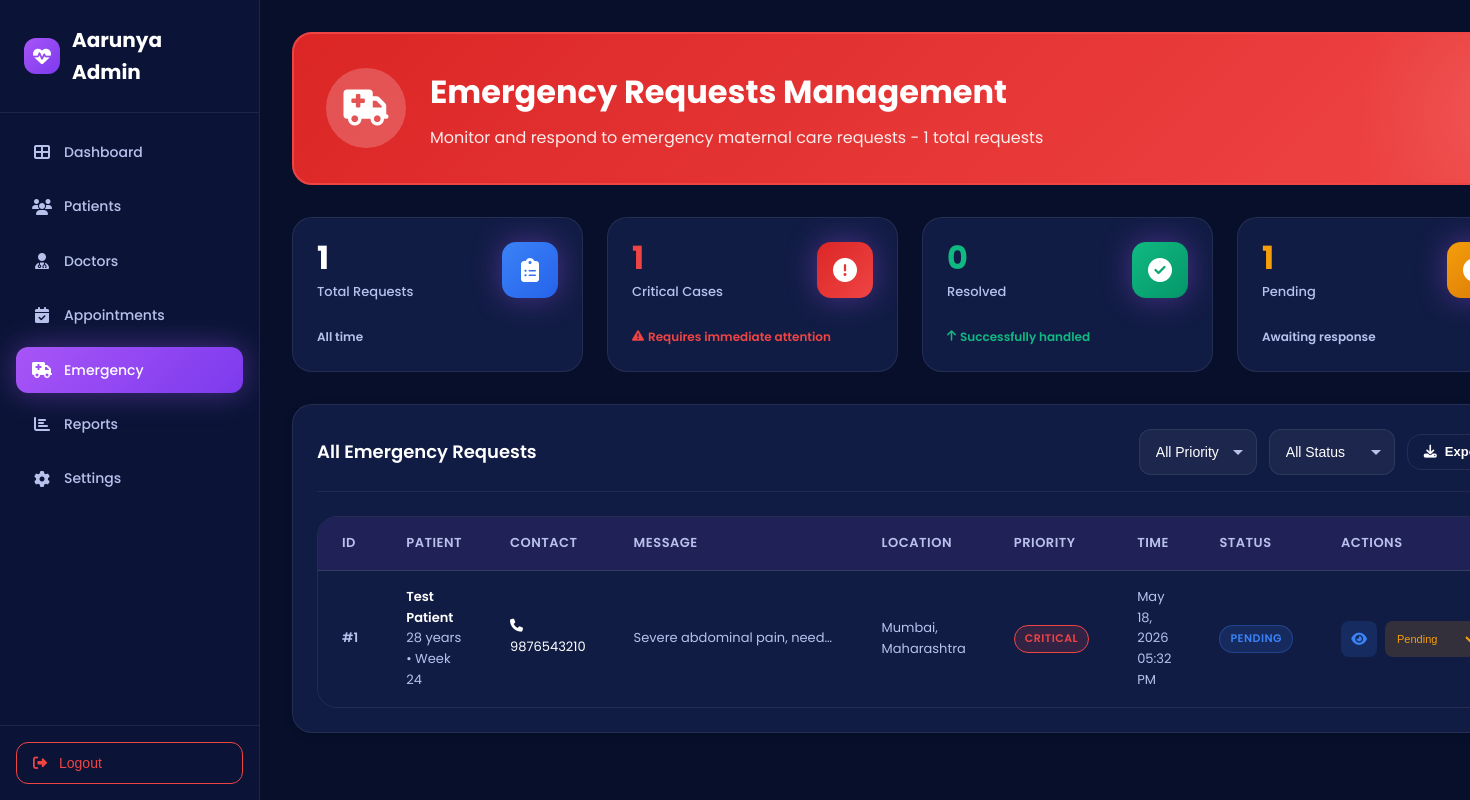
The app's page /admin/pages/emergency-new.php (signed in) with its own data.
### tables this page shows
CREATE TABLE emergency_requests (
    id INT AUTO_INCREMENT PRIMARY KEY,
    user_id INT NOT NULL,
    message TEXT,
    location VARCHAR(255),
    phone VARCHAR(20),
    status VARCHAR(50) DEFAULT 'pending',
    priority VARCHAR(20) DEFAULT 'high',
    resolved_by INT,
    resolved_at TIMESTAMP NULL,
    created_at TIMESTAMP DEFAULT CURRENT_TIMESTAMP,
    updated_at TIMESTAMP DEFAULT CURRENT_TIMESTAMP ON UPDATE CURRENT_TIMESTAMP,
    FOREIGN KEY (user_id) REFERENCES users(id) ON DELETE CASCADE,
    FOREIGN KEY (resolved_by) REFERENCES admins(id) ON DELETE SET NULL,
    INDEX idx_user (user_id),
    INDEX idx_status (status),
    INDEX idx_priority (priority)
);

CREATE TABLE users (
    id INT AUTO_INCREMENT PRIMARY KEY,
    name VARCHAR(255) NOT NULL,
    email VARCHAR(255) UNIQUE NOT NULL,
    password VARCHAR(255) NOT NULL,
    phone VARCHAR(20),
    age INT,
    lmp_date DATE DEFAULT NULL COMMENT 'Last Menstrual Period date',
    pregnancy_week INT,
    due_date DATE,
    profile_photo VARCHAR(255) DEFAULT NULL,
    status VARCHAR(20) DEFAULT 'active',
    created_at TIMESTAMP DEFAULT CURRENT_TIMESTAMP,
    updated_at TIMESTAMP DEFAULT CURRENT_TIMESTAMP ON UPDATE CURRENT_TIMESTAMP,
    INDEX idx_email (email),
    INDEX idx_status (status),
    INDEX idx_phone (phone)
);

### admin/pages/emergency-new.php (the view, shortened to what this page needs)
<?php
require_once '../includes/db.php';
$totalRequests = $pdo->query("SELECT COUNT(*) FROM emergency_requests")->fetchColumn();
$criticalRequests = $pdo->query("SELECT COUNT(*) FROM emergency_requests WHERE priority = 'high' AND status != 'resolved'")->fetchColumn();
$resolvedRequests = $pdo->query("SELECT COUNT(*) FROM emergency_requests WHERE status = 'resolved'")->fetchColumn();
$pendingRequests = $pdo->query("SELECT COUNT(*) FROM emergency_requests WHERE status = 'pending'")->fetchColumn();
$query = "SELECT e.*, u.name as user_name, u.email, u.age, u.pregnancy_week, u.phone as user_phone
          FROM emergency_requests e
          JOIN users u ON e.user_id = u.id";
$params = [];
$query .= " ORDER BY e.priority DESC, e.created_at DESC";
$stmt = $pdo->prepare($query);
$stmt->execute($params);
$requests = $stmt->fetchAll();
?>
<!DOCTYPE html>
<html lang="en">
<head>
    <link rel="stylesheet" href="../assets/css/healthcare-admin.css">
    <link rel="stylesheet" href="https://cdnjs.cloudflare.com/ajax/libs/font-awesome/6.4.0/css/all.min.css">
</head>
<body>
    <div class="admin-layout">
        <aside class="admin-sidebar">
            <div class="sidebar-header">
                <div class="sidebar-logo">
                    <i class="fas fa-heartbeat"></i>
                    <span>Aarunya Admin</span>
                </div>
            </div>
            <nav class="sidebar-nav">
                <a href="dashboard.php" class="nav-item">
                    <i class="fas fa-th-large"></i>
                    <span>Dashboard</span>
                </a>
                <a href="users.php" class="nav-item">
                    <i class="fas fa-users"></i>
                    <span>Patients</span>
                </a>
                <a href="doctors.php" class="nav-item">
                    <i class="fas fa-user-md"></i>
                    <span>Doctors</span>
                </a>
                <a href="appointments.php" class="nav-item">
                    <i class="fas fa-calendar-check"></i>
                    <span>Appointments</span>
                </a>
                <a href="emergency.php" class="nav-item active">
                    <i class="fas fa-ambulance"></i>
                    <span>Emergency</span>
                </a>
                <a href="reports.php" class="nav-item">
                    <i class="fas fa-chart-bar"></i>
                    <span>Reports</span>
                </a>
                <a href="settings.php" class="nav-item">
                    <i class="fas fa-cog"></i>
                    <span>Settings</span>
                </a>
            </nav>
            <div class="sidebar-footer">
                <button onclick="window.location.href='../logout.php'" class="logout-btn">
                    <i class="fas fa-sign-out-alt"></i>
                    <span>Logout</span>
                </button>
            </div>
        </aside>
        <main class="admin-main">
            <div class="emergency-header">
                <div class="emergency-header-content">
                    <div class="emergency-icon">
                        <i class="fas fa-ambulance"></i>
                    </div>
                    <div class="emergency-text">
                        <h2>Emergency Requests Management</h2>
                        <p>Monitor and respond to emergency maternal care requests - <?php echo $totalRequests; ?> total requests</p>
                    </div>
                </div>
            </div>
            <div class="stats-grid">
                <div class="stat-card">
                    <div class="stat-header">
                        <div>
                            <div class="stat-value"><?php echo $totalRequests; ?></div>
                            <div class="stat-label">Total Requests</div>
                        </div>
                        <div class="stat-icon" style="background: linear-gradient(135deg, #3B82F6, #2563EB);">
                            <i class="fas fa-clipboard-list"></i>
                        </div>
                    </div>
                    <div class="stat-trend">
                        <span style="color: var(--text-secondary);">All time</span>
                    </div>
                </div>
                <div class="stat-card">
                    <div class="stat-header">
                        <div>
                            <div class="stat-value" style="color: var(--danger);"><?php echo $criticalRequests; ?></div>
                            <div class="stat-label">Critical Cases</div>
                        </div>
                        <div class="stat-icon" style="background: linear-gradient(135deg, #DC2626, #EF4444);">
                            <i class="fas fa-exclamation-circle"></i>
                        </div>
                    </div>
                    <div class="stat-trend negative">
                        <i class="fas fa-exclamation-triangle"></i>
                        <span>Requires immediate attention</span>
                    </div>
                </div>
                <div class="stat-card">
                    <div class="stat-header">
                        <div>
                            <div class="stat-value" style="color: var(--success);"><?php echo $resolvedRequests; ?></div>
                            <div class="stat-label">Resolved</div>
                        </div>
                        <div class="stat-icon" style="background: linear-gradient(135deg, #10B981, #059669);">
                            <i class="fas fa-check-circle"></i>
                        </div>
                    </div>
                    <div class="stat-trend positive">
                        <i class="fas fa-arrow-up"></i>
                        <span>Successfully handled</span>
                    </div>
                </div>
                <div class="stat-card">
                    <div class="stat-header">
                        <div>
                            <div class="stat-value" style="color: var(--warning);"><?php echo $pendingRequests; ?></div>
                            <div class="stat-label">Pending</div>
                        </div>
                        <div class="stat-icon" style="background: linear-gradient(135deg, #F59E0B, #D97706);">
                            <i class="fas fa-clock"></i>
                        </div>
                    </div>
                    <div class="stat-trend">
                        <span style="color: var(--text-secondary);">Awaiting response</span>
                    </div>
                </div>
            </div>
            <div class="content-card">
                <div class="card-header">
                    <h2 class="card-title">All Emergency Requests</h2>
                    <div class="card-actions">
                        <select id="priorityFilter" class="form-select" style="width: auto; height: var(--input-height);" onchange="filterRequests()">
                            <option value="">All Priority</option>
                        </select>
                        <select id="statusFilter" class="form-select" style="width: auto; height: var(--input-height);" onchange="filterRequests()">
                            <option value="">All Status</option>
                        </select>
                        <button onclick="exportData('csv')" class="btn btn-secondary btn-sm">
                            <i class="fas fa-download"></i>
                            Export
                        </button>
                    </div>
                </div>
                <?php if (count($requests) > 0): ?>
                <div class="table-container">
                    <table class="data-table">
                        <thead>
                            <tr>
                                <th>ID</th>
                                <th>Patient</th>
                                <th>Contact</th>
                                <th>Message</th>
                                <th>Location</th>
                                <th>Priority</th>
                                <th>Time</th>
                                <th>Status</th>
                                <th>Actions</th>
                            </tr>
                        </thead>
                        <tbody>
                            <?php foreach($requests as $req): ?>
                            <tr>
                                <td style="font-weight: 600; color: var(--text-secondary);">#<?php echo $req['id']; ?></td>
                                <td>
                                    <div>
                                        <div style="font-weight: 600; color: var(--text-primary);">
                                            <?php echo htmlspecialchars($req['user_name']); ?>
                                        </div>
                                        <div style="font-size: 13px; color: var(--text-secondary);">
                                            <?php echo $req['age'] ?? 'N/A'; ?> years
                                            <?php if ($req['pregnancy_week']): ?>
                                                • Week <?php echo $req['pregnancy_week']; ?>
                                            <?php endif; ?>
                                        </div>
                                    </div>
                                </td>
                                <td>
                                    <div style="font-size: 13px;">
                                        <div style="color: var(--text-primary); margin-bottom: 4px;">
                                            <i class="fas fa-phone" style="width: 16px;"></i>
                                            <?php echo htmlspecialchars($req['user_phone'] ?? $req['contact'] ?? 'N/A'); ?>
                                        </div>
                                    </div>
                                </td>
                                <td>
                                    <div style="max-width: 200px; overflow: hidden; text-overflow: ellipsis; white-space: nowrap; color: var(--text-secondary); font-size: 13px;">
                                        <?php echo htmlspecialchars($req['message'] ?? 'No message'); ?>
                                    </div>
                                </td>
                                <td>
                                    <span style="color: var(--text-secondary); font-size: 13px;">
                                        <?php echo htmlspecialchars($req['location'] ?? 'Not specified'); ?>
                                    </span>
                                </td>
                                <td>
                                    <span class="badge priority-<?php echo $req['priority'] === 'high' ? 'critical' : $req['priority']; ?>">
                                        <?php
                                        $priorityText = $req['priority'] === 'high' ? 'CRITICAL' : strtoupper($req['priority']);
                                        echo $priorityText;
                                        ?>
                                    </span>
                                </td>
                                <td>
                                    <span style="color: var(--text-secondary); font-size: 13px;">
                                        <?php echo date('M d, Y', strtotime($req['created_at'])); ?>
                                        <br>
                                        <?php echo date('h:i A', strtotime($req['created_at'])); ?>
                                    </span>
                                </td>
                                <td>
                                    <span class="badge badge-<?php
                                        echo $req['status'] === 'resolved' ? 'success' :
                                            ($req['status'] === 'in_progress' ? 'warning' : 'info');
                                    ?>">
                                        <?php echo ucfirst(str_replace('_', ' ', $req['status'])); ?>
                                    </span>
                                </td>
                                <td>
                                    <div class="table-actions">
                                        <button onclick="viewRequest(<?php echo $req['id']; ?>)" class="action-btn view" title="View Details">
                                            <i class="fas fa-eye"></i>
                                        </button>
                                        <form method="POST" style="display: inline;">
                                            <select name="status" onchange="this.form.submit()" class="action-btn edit" style="width: auto; padding: 8px; font-size: 11px; cursor: pointer;" title="Update Status">
                                                <option value="pending" <?php echo $req['status'] === 'pending' ? 'selected' : ''; ?>>Pending</option>
                                            </select>
                                        </form>
                                    </div>
                                </td>
                            </tr>
                            <?php endforeach; ?>
                        </tbody>
                    </table>
                </div>
                <?php endif; ?>
            </div>
        </main>
    </div>
</body>
</html>

### admin/pages/emergency-new.php (style rules this page uses)
.emergency-header { background: linear-gradient(135deg, #DC2626, #EF4444); border: 2px solid #EF4444; border-radius: var(--radius-xl); padding: var(--spacing-xl); margin-bottom: var(--spacing-xl); position: relative; overflow: hidden; }
.emergency-header::before { content: ''; position: absolute; top: -50%; right: -10%; width: 300px; height: 300px; background: radial-gradient(circle, rgba(255,255,255,0.1) 0%, transparent 70%); animation: pulse 3s ease-in-out infinite; }
.emergency-header-content { position: relative; z-index: 1; display: flex; align-items: center; gap: var(--spacing-lg); }
.emergency-icon { width: 80px; height: 80px; background: rgba(255, 255, 255, 0.2); border-radius: 50%; display: flex; align-items: center; justify-content: center; font-size: 36px; color: white; animation: pulse 2s ease-in-out infinite; }
.emergency-text h2 { font-size: 32px; font-weight: 700; color: white; margin-bottom: 8px; }
.emergency-text p { font-size: 16px; color: rgba(255, 255, 255, 0.9); margin: 0; }
.priority-critical { background: var(--danger-bg); color: var(--danger); border: 1px solid var(--danger); animation: blink 2s ease-in-out infinite; }

### records on screen
emergency_requests: id "1", user.name "Test Patient", user.age "28", user.pregnancy_week "24", user.phone "9876543210", message "Severe abdominal pain, need…", location "Mumbai, Maharashtra", priority "CRITICAL", created_at "May 18, 2026", created_at "05:32 PM", status "PENDING", status "Pending"

### other values on screen
$totalRequests "1"
$criticalRequests "1"
$resolvedRequests "0"
$pendingRequests "1"
